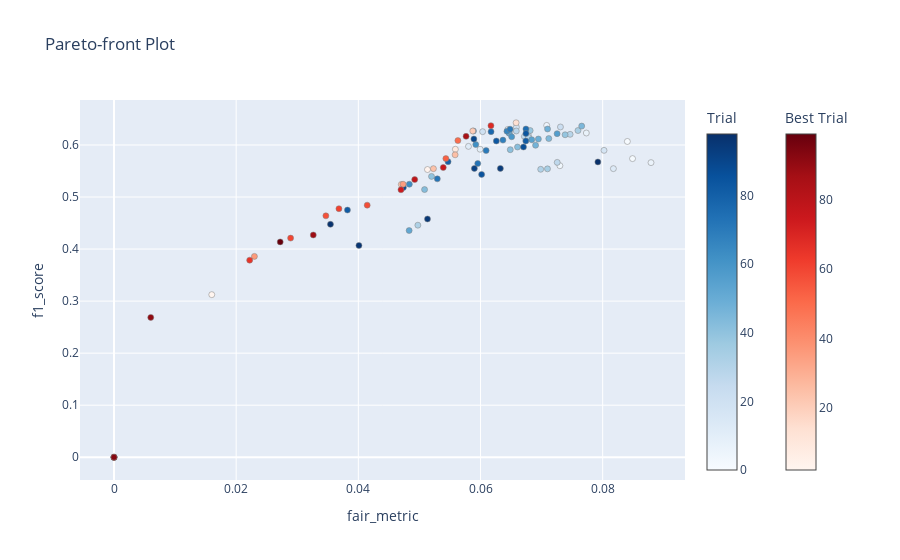

This figure's notebook cell:
### Code cell
optuna.visualization.plot_pareto_front(study, target_names=["fair_metric", "f1_score"], include_dominated_trials = True)
